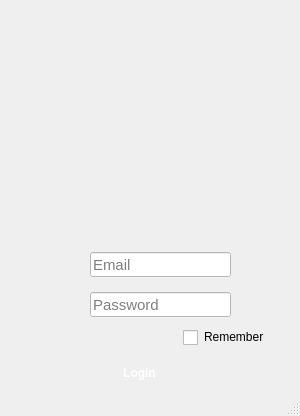
<?xml version="1.0" encoding="UTF-8"?>
<ui version="4.0">
 <class>MainWindow</class>
 <widget class="QMainWindow" name="MainWindow">
  <property name="geometry">
   <rect>
    <x>0</x>
    <y>0</y>
    <width>300</width>
    <height>416</height>
   </rect>
  </property>
  <property name="minimumSize">
   <size>
    <width>300</width>
    <height>416</height>
   </size>
  </property>
  <property name="maximumSize">
   <size>
    <width>300</width>
    <height>416</height>
   </size>
  </property>
  <property name="windowTitle">
   <string>Login</string>
  </property>
  <property name="windowIcon">
   <iconset resource="res/res.qrc">
    <normaloff>:/icon.ico</normaloff>:/icon.ico</iconset>
  </property>
  <widget class="QWidget" name="centralWidget">
   <widget class="QPushButton" name="button_login">
    <property name="geometry">
     <rect>
      <x>80</x>
      <y>352</y>
      <width>119</width>
      <height>41</height>
     </rect>
    </property>
    <property name="font">
     <font>
      <weight>75</weight>
      <bold>true</bold>
     </font>
    </property>
    <property name="cursor">
     <cursorShape>PointingHandCursor</cursorShape>
    </property>
    <property name="styleSheet">
     <string notr="true">QPushButton#button_login {
	background-image: url(:/button/button_login.png);
     border-style: inset;
     border-width: 0px;
     border-radius:0px;
     border-top:0px;	
	 border-bottom:0px;
     
    /*font-size:11pt;*/
    font-weight: bold;
    color: #FFFFFF;
 }
 QPushButton#button_login:pressed {
   background-image: url(:/button/button_login_pres.png);
 }</string>
    </property>
    <property name="text">
     <string>Login</string>
    </property>
   </widget>
   <widget class="QLineEdit" name="edit_email">
    <property name="geometry">
     <rect>
      <x>90</x>
      <y>252</y>
      <width>141</width>
      <height>25</height>
     </rect>
    </property>
    <property name="font">
     <font>
      <family>Arial</family>
      <pointsize>11</pointsize>
     </font>
    </property>
    <property name="styleSheet">
     <string notr="true">QLineEdit {
background-color: rgb(255,255,255);
}
</string>
    </property>
    <property name="placeholderText">
     <string>Email</string>
    </property>
   </widget>
   <widget class="QLineEdit" name="edit_pass">
    <property name="geometry">
     <rect>
      <x>90</x>
      <y>292</y>
      <width>141</width>
      <height>25</height>
     </rect>
    </property>
    <property name="font">
     <font>
      <family>Arial</family>
      <pointsize>11</pointsize>
     </font>
    </property>
    <property name="styleSheet">
     <string notr="true">background-color: rgb(255,255,255);</string>
    </property>
    <property name="echoMode">
     <enum>QLineEdit::Password</enum>
    </property>
    <property name="placeholderText">
     <string>Password</string>
    </property>
   </widget>
   <widget class="QCheckBox" name="checkBox">
    <property name="geometry">
     <rect>
      <x>183</x>
      <y>327</y>
      <width>101</width>
      <height>20</height>
     </rect>
    </property>
    <property name="font">
     <font>
      <family>Arial</family>
     </font>
    </property>
    <property name="cursor">
     <cursorShape>PointingHandCursor</cursorShape>
    </property>
    <property name="styleSheet">
     <string notr="true">/*QCheckBox {
font-size: 9pt;  
}*/

QCheckBox::indicator {
    width: 15px;
    height: 15px;
}

QCheckBox::indicator:unchecked {
    image: url(:/checkbox/checkbox_off.png);
}

QCheckBox::indicator:unchecked:hover {
    image:url(:/checkbox/checkbox_off.png);
}

QCheckBox::indicator:unchecked:pressed {
    image: url(:/checkbox/checkbox_off.png);
}

QCheckBox::indicator:checked {
    image:url(:/checkbox/checkbox_on.png);    
}

QCheckBox::indicator:checked:hover {
    image:url(:/checkbox/checkbox_on.png);    
}

QCheckBox::indicator:checked:pressed {
    image:url(:/checkbox/checkbox_on.png);    
}
</string>
    </property>
    <property name="text">
     <string>Remember</string>
    </property>
   </widget>
  </widget>
  <widget class="QStatusBar" name="statusBar"/>
 </widget>
 <layoutdefault spacing="6" margin="11"/>
 <resources>
  <include location="res/res.qrc"/>
 </resources>
 <connections/>
</ui>
